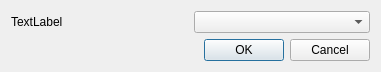
<?xml version="1.0" encoding="UTF-8"?>
<ui version="4.0">
 <class>WheelConfigDialog</class>
 <widget class="QDialog" name="WheelConfigDialog">
  <property name="geometry">
   <rect>
    <x>0</x>
    <y>0</y>
    <width>381</width>
    <height>71</height>
   </rect>
  </property>
  <property name="windowTitle">
   <string>Dialog</string>
  </property>
  <layout class="QGridLayout" name="gridLayout">
   <item row="3" column="0" colspan="2">
    <widget class="QDialogButtonBox" name="buttonBox">
     <property name="orientation">
      <enum>Qt::Horizontal</enum>
     </property>
     <property name="standardButtons">
      <set>QDialogButtonBox::Cancel|QDialogButtonBox::Ok</set>
     </property>
    </widget>
   </item>
   <item row="0" column="0">
    <widget class="QLabel" name="label">
     <property name="text">
      <string>TextLabel</string>
     </property>
    </widget>
   </item>
   <item row="0" column="1">
    <widget class="QComboBox" name="comboBox"/>
   </item>
  </layout>
 </widget>
 <resources/>
 <connections>
  <connection>
   <sender>buttonBox</sender>
   <signal>accepted()</signal>
   <receiver>WheelConfigDialog</receiver>
   <slot>accept()</slot>
   <hints>
    <hint type="sourcelabel">
     <x>248</x>
     <y>254</y>
    </hint>
    <hint type="destinationlabel">
     <x>157</x>
     <y>274</y>
    </hint>
   </hints>
  </connection>
  <connection>
   <sender>buttonBox</sender>
   <signal>rejected()</signal>
   <receiver>WheelConfigDialog</receiver>
   <slot>reject()</slot>
   <hints>
    <hint type="sourcelabel">
     <x>316</x>
     <y>260</y>
    </hint>
    <hint type="destinationlabel">
     <x>286</x>
     <y>274</y>
    </hint>
   </hints>
  </connection>
 </connections>
</ui>
